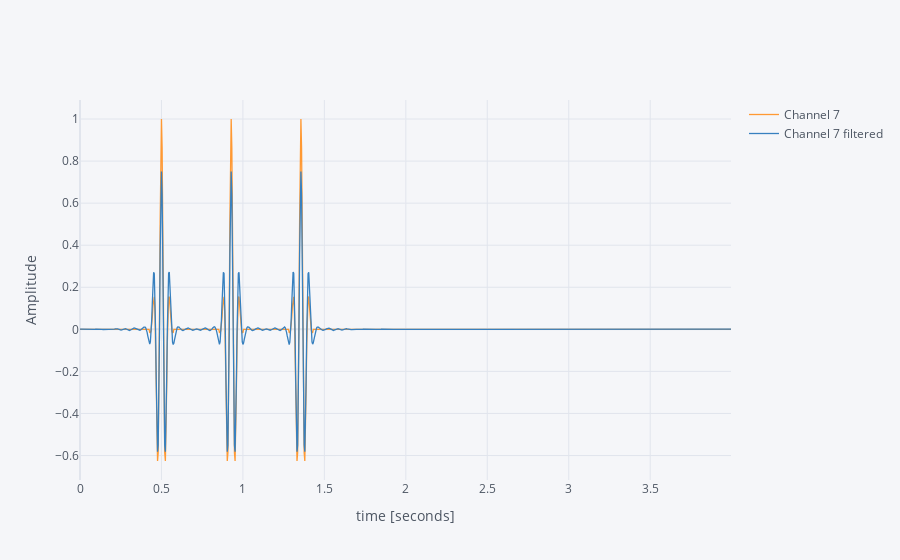

The cell this chart's notebook holds for it:
### Code cell
# perform inverse fft
s_filtered = np.fft.irfft(s_hat_filtered)

# store fitered time series in pandas Series object
s_filtered = pd.Series(s_filtered, index = s.index, name=(s.name + " filtered"))

# plot in time domain filtered signal against original
pd.concat([s, s_filtered], axis=1).iplot(xTitle=s.index.name, yTitle="Amplitude")

### Figure 1 — Plotly figure (JSON) as saved in the notebook; plotly's stock layout.template omitted (floating-point values rounded to 4 significant figures; data arrays with more than 128 entries replaced by an {"elided": "..."} marker saying what was removed)
{"data": [{"line": {"color": "rgba(255, 153, 51, 1.0)", "dash": "solid", "shape": "linear", "width": 1.3}, "mode": "lines", "name": "Channel 7", "text": "", "type": "scatter", "x": {"elided": "1000 float values"}, "y": {"elided": "1000 float values"}}, {"line": {"color": "rgba(55, 128, 191, 1.0)", "dash": "solid", "shape": "linear", "width": 1.3}, "mode": "lines", "name": "Channel 7 filtered", "text": "", "type": "scatter", "x": {"elided": "1000 float values"}, "y": {"elided": "1000 float values"}}], "layout": {"legend": {"bgcolor": "#F5F6F9", "font": {"color": "#4D5663"}}, "paper_bgcolor": "#F5F6F9", "plot_bgcolor": "#F5F6F9", "title": {"font": {"color": "#4D5663"}}, "xaxis": {"gridcolor": "#E1E5ED", "showgrid": true, "tickfont": {"color": "#4D5663"}, "title": {"font": {"color": "#4D5663"}, "text": "time [seconds]"}, "zerolinecolor": "#E1E5ED"}, "yaxis": {"gridcolor": "#E1E5ED", "showgrid": true, "tickfont": {"color": "#4D5663"}, "title": {"font": {"color": "#4D5663"}, "text": "Amplitude"}, "zerolinecolor": "#E1E5ED"}}}
